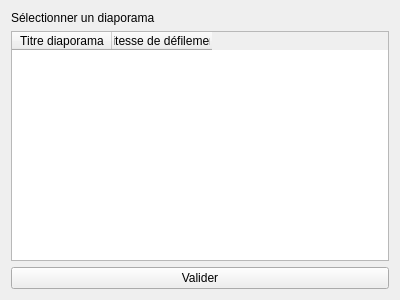
<?xml version="1.0" encoding="UTF-8"?>
<ui version="4.0">
 <class>Table</class>
 <widget class="QWidget" name="Table">
  <property name="geometry">
   <rect>
    <x>0</x>
    <y>0</y>
    <width>400</width>
    <height>300</height>
   </rect>
  </property>
  <property name="windowTitle">
   <string>Form</string>
  </property>
  <layout class="QVBoxLayout" name="verticalLayout">
   <item>
    <widget class="QLabel" name="lTable">
     <property name="text">
      <string>Sélectionner un diaporama</string>
     </property>
    </widget>
   </item>
   <item>
    <widget class="QTableWidget" name="tableWidget">
     <property name="sizePolicy">
      <sizepolicy hsizetype="Expanding" vsizetype="Expanding">
       <horstretch>0</horstretch>
       <verstretch>0</verstretch>
      </sizepolicy>
     </property>
     <property name="frameShadow">
      <enum>QFrame::Sunken</enum>
     </property>
     <property name="wordWrap">
      <bool>true</bool>
     </property>
     <attribute name="horizontalHeaderCascadingSectionResizes">
      <bool>false</bool>
     </attribute>
     <attribute name="horizontalHeaderDefaultSectionSize">
      <number>100</number>
     </attribute>
     <attribute name="horizontalHeaderShowSortIndicator" stdset="0">
      <bool>false</bool>
     </attribute>
     <attribute name="horizontalHeaderStretchLastSection">
      <bool>false</bool>
     </attribute>
     <column>
      <property name="text">
       <string>Titre diaporama</string>
      </property>
     </column>
     <column>
      <property name="text">
       <string>Vitesse de défilement</string>
      </property>
     </column>
    </widget>
   </item>
   <item>
    <widget class="QPushButton" name="bSelectionner">
     <property name="text">
      <string>Valider</string>
     </property>
    </widget>
   </item>
  </layout>
 </widget>
 <resources/>
 <connections/>
</ui>
